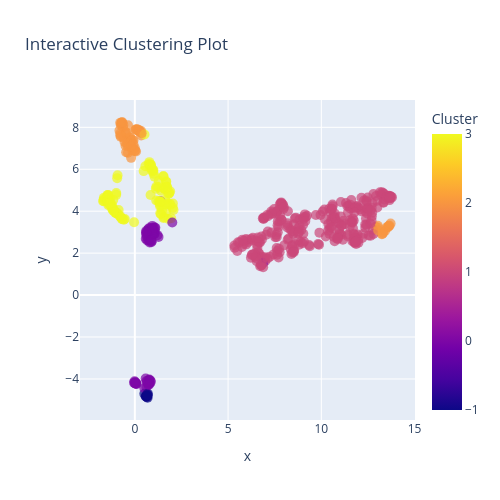

The code cell stored with this chart in its notebook:
### Code cell
plot_clusters_interactive(X_scaled, best_clusters_use)

### Figure 1 — Plotly figure (JSON) as saved in the notebook; plotly's stock layout.template omitted (floating-point values rounded to 4 significant figures; data arrays with more than 128 entries replaced by an {"elided": "..."} marker saying what was removed)
{"data": [{"hovertemplate": "x=%{x}<br>y=%{y}<br>Cluster=%{marker.color}<extra></extra>", "legendgroup": "", "marker": {"color": {"elided": "505 int values"}, "coloraxis": "coloraxis", "opacity": 0.7, "size": 10, "symbol": "circle"}, "mode": "markers", "name": "", "orientation": "v", "showlegend": false, "type": "scatter", "x": {"elided": "505 float values"}, "xaxis": "x", "y": {"elided": "505 float values"}, "yaxis": "y"}], "layout": {"coloraxis": {"colorbar": {"title": {"text": "Cluster"}}, "colorscale": [[0, "#0d0887"], [0.1111, "#46039f"], [0.2222, "#7201a8"], [0.3333, "#9c179e"], [0.4444, "#bd3786"], [0.5556, "#d8576b"], [0.6667, "#ed7953"], [0.7778, "#fb9f3a"], [0.8889, "#fdca26"], [1, "#f0f921"]]}, "height": 500, "legend": {"tracegroupgap": 0}, "title": {"text": "Interactive Clustering Plot"}, "width": 500, "xaxis": {"anchor": "y", "domain": [0, 1], "title": {"text": "x"}}, "yaxis": {"anchor": "x", "domain": [0, 1], "title": {"text": "y"}}}}
